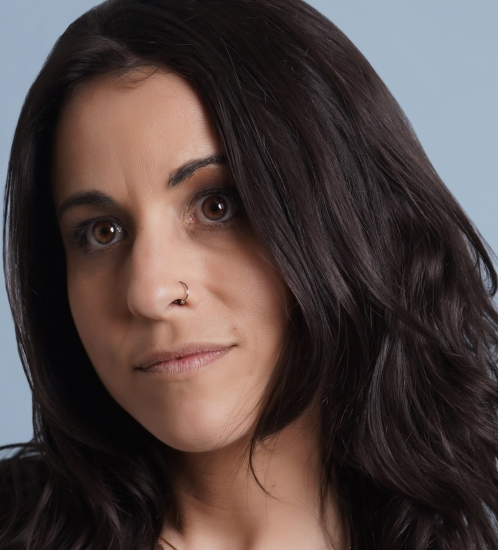
#> input picture demo/base.jpg, 996 x 1100 px, found by its file name (shown at 1/2 size)
$ python make_demo_images.py
#> lines starting #> are read from the running program, lines starting #| are printed output that depends on the picture
"""Build the demo photo set from ONE CC0 portrait (see demo/CREDITS.md). No real person is
re-photographed: 'retakes' are simulated handheld jitter (shift/zoom/exposure/noise/JPEG).
'followup_*' are SIMULATED edits used only to exercise the verdict logic; they are not product claims."""
import random, numpy as np
from PIL import Image, ImageFilter, ImageEnhance
base = Image.open('demo/base.jpg').convert('RGB'); W, H = base.size
#> further down, base is the input picture: PIL image 996x1100 RGB; mean R, G, B 80.2, 67, 64.7
#> after `W, H = base.size`: W = 996; H = 1100
def retake(seed):
    r = random.Random(seed); s = 1 + r.uniform(0, .03)
    w, h = int(W / s), int(H / s); x = r.randint(0, W - w); y = r.randint(0, H - h)
    im = base.crop((x, y, x + w, y + h)).resize((W, H), Image.LANCZOS)
    im = ImageEnhance.Brightness(im).enhance(1 + r.uniform(-.03, .03))
    a = np.asarray(im).astype(np.float32) + np.random.RandomState(seed).normal(0, 1.5, (H, W, 3))
    return Image.fromarray(np.clip(a, 0, 255).astype(np.uint8))
def save(im, name): im.save(f'demo/{name}.jpg', quality=88)
for i in range(8): save(retake(100 + i), f'retake_{i}')
#> this loop made 8 passes
#> pass 1, in save, `def save(im, name): im.save(f'demo/{name}.jpg', quality=88)`:
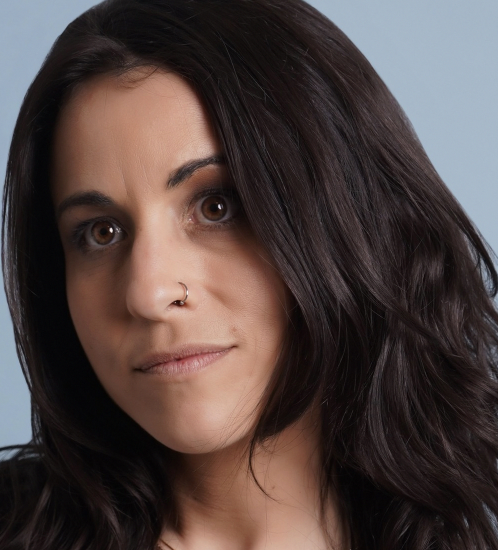
#> saved as retake_0.jpg: PIL image 996x1100 RGB (shown at 1/2 size); mean R, G, B 80, 66.6, 64.2
def smooth(im):   # simulated 'better skin': soft blur blended + slightly brighter
    return ImageEnhance.Brightness(Image.blend(im, im.filter(ImageFilter.GaussianBlur(3)), .6)).enhance(1.04)
def redden(im):   # simulated 'irritation': red cast
    a = np.asarray(im).astype(np.float32); a[..., 0] *= 1.10; a[..., 1] *= .94; a[..., 2] *= .94
    return Image.fromarray(np.clip(a, 0, 255).astype(np.uint8))
for i in range(2):
    save(smooth(retake(200 + i)), f'better_{i}'); save(redden(retake(300 + i)), f'worse_{i}')
#> this loop made 2 passes
#> pass 1, in save (call 9), `def save(im, name): im.save(f'demo/{name}.jpg', quality=88)`:
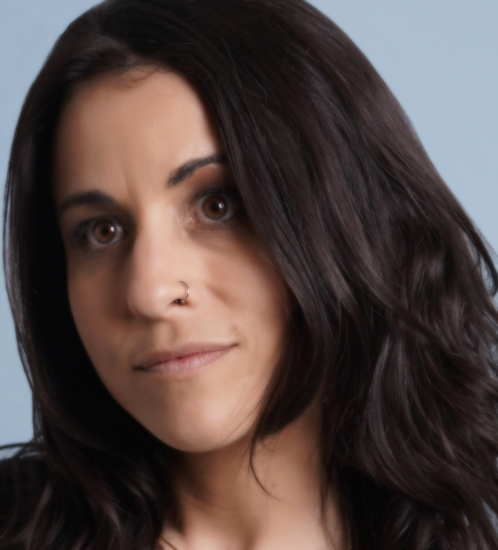
#> saved as better_0.jpg: PIL image 996x1100 RGB (shown at 1/2 size); mean R, G, B 82.5, 68.6, 66.1

$ run again, with demo/f10_retake_0.jpg copied over demo/base.jpg
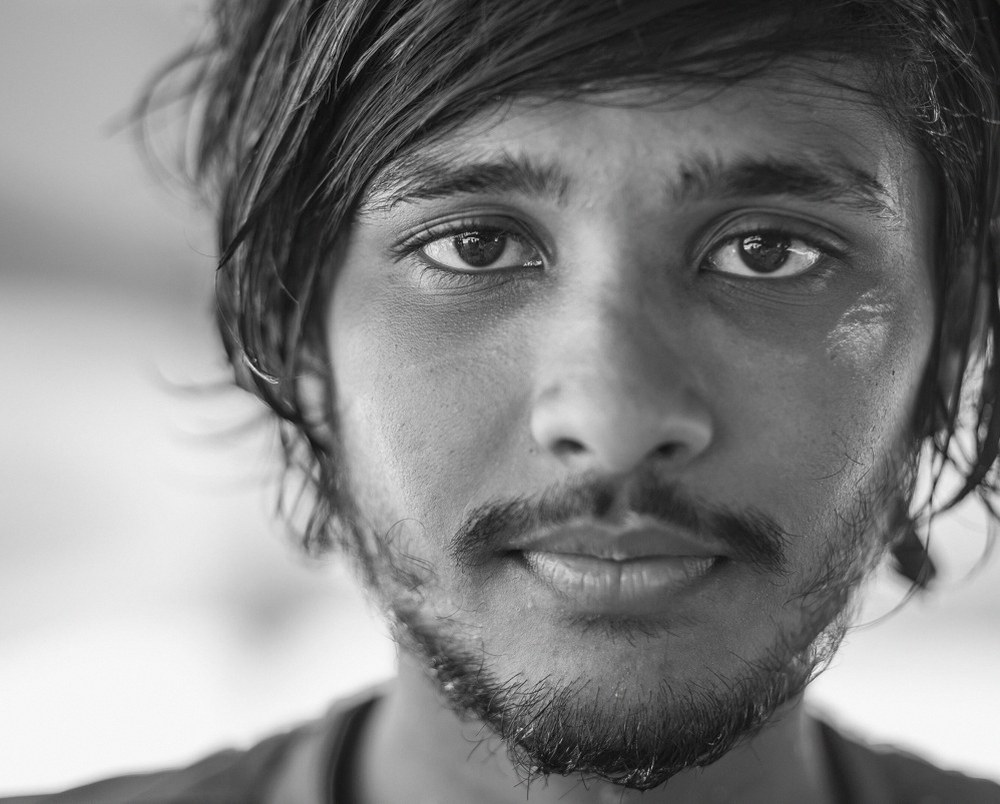
#> input picture demo/f10_retake_0.jpg, 1000 x 804 px, found by its file name
#> base is the input picture: PIL image 1000x804 RGB; mean R, G, B 130.2, 130.2, 130.2
#> the loop `for i in range(8): save(retake(100 + i), f'retake_{i}')` made 8 passes
#> pass 1, in retake, `im = base.crop((x, y, x + w, y + h)).resize((W, H), Image.LANCZOS)`:
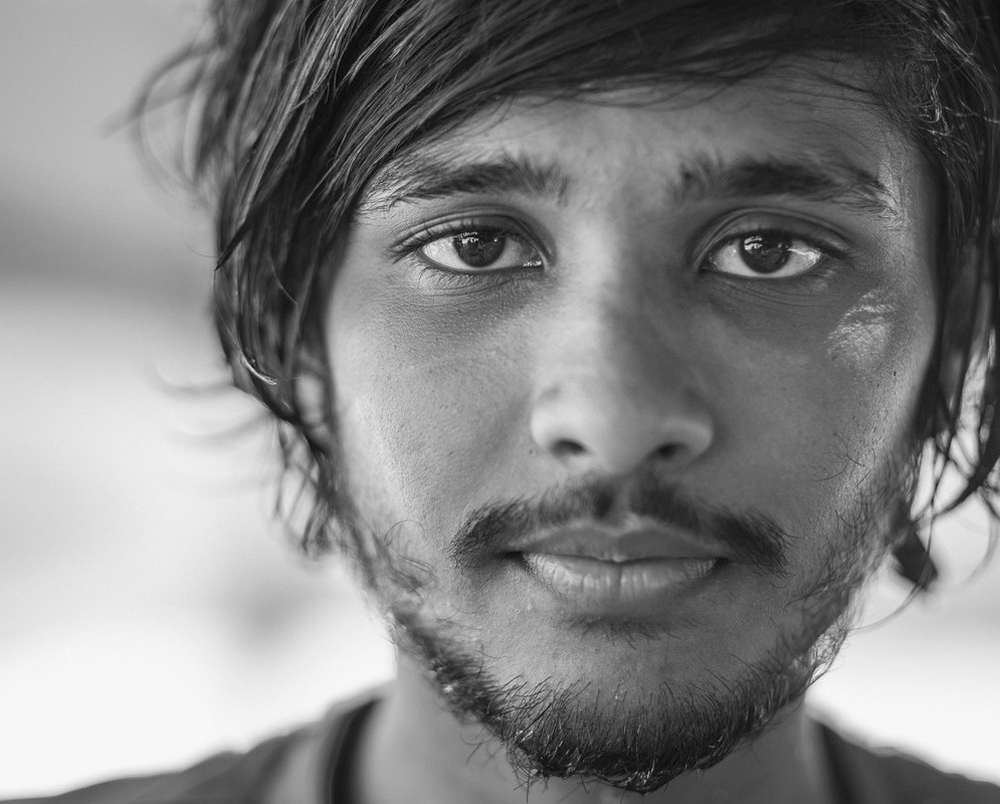
#> im: PIL image 1000x804 RGB; mean R, G, B 130.2, 130.2, 130.2
#> the loop `for i in range(2):` made 2 passes
#> pass 1, in save (call 9), `def save(im, name): im.save(f'demo/{name}.jpg', quality=88)`:
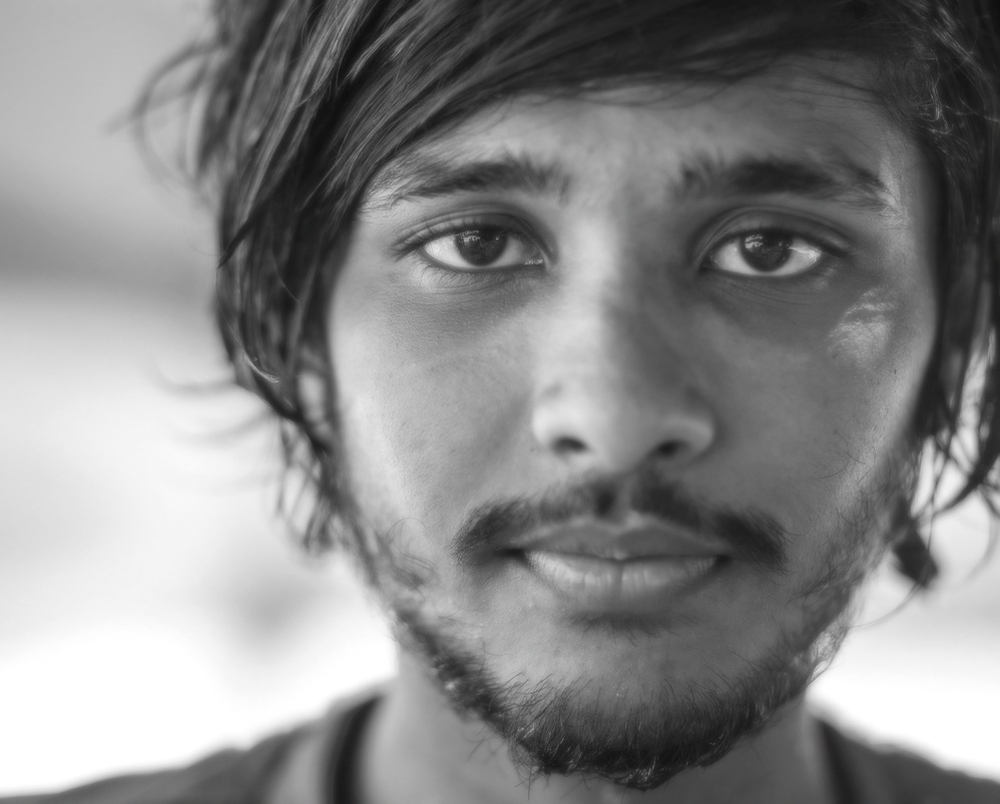
#> saved as better_0.jpg: PIL image 1000x804 RGB; mean R, G, B 135.2, 135.2, 135.2
